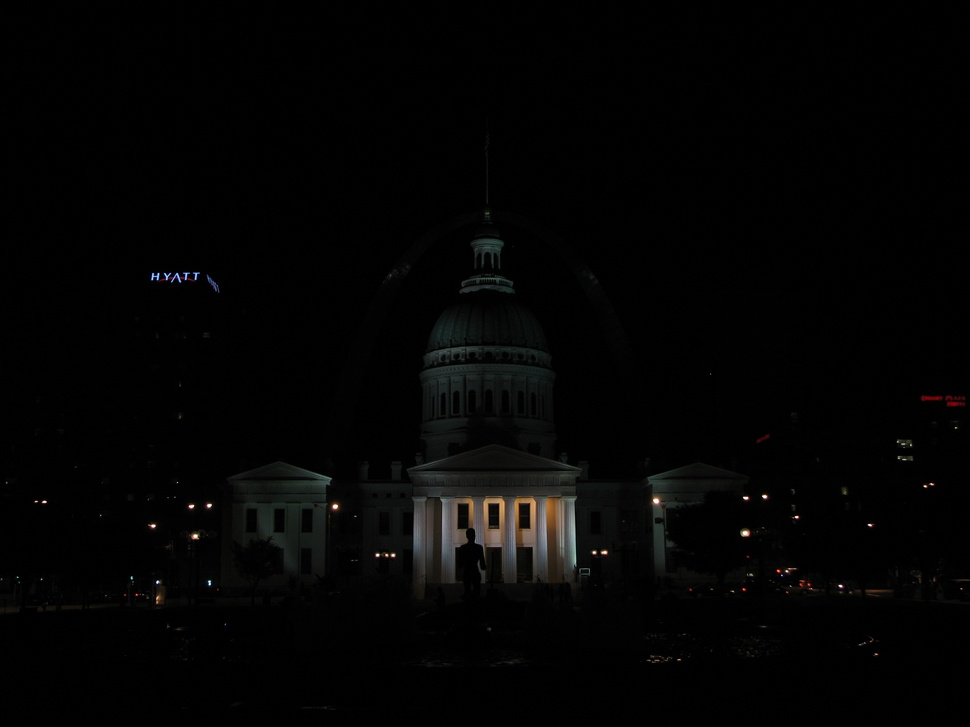
#> input picture OpenCV/img_0.033.jpg, 970 x 727 px, shrunk from 2816 x 2112 before the run
$ python hdr.py
#> lines starting #> are read from the running program, lines starting #| are printed output that depends on the picture
import cv2
import numpy as np


def readImagesAndTimes():
    times = np.array([1 / 30.0, 0.25, 2.5, 15.0], dtype=np.float32)

    filenames = ["img_0.033.jpg", "img_0.25.jpg", "img_2.5.jpg", "img_15.jpg"]

    images = []
    for filename in filenames:
        im = cv2.imread(filename)
#> im is the input picture: shape (727, 970, 3); mean B, G, R 3.3, 3.6, 3.7
        images.append(im)

    return images, times


if __name__ == '__main__':
    # Read images and exposure times
    print("Reading images ... ")

    images, times = readImagesAndTimes()

    # Align input images
    print("Aligning images ... ")
    alignMTB = cv2.createAlignMTB()
    alignMTB.process(images, images)

    # Obtain Camera Response Function (CRF)
    print("Calculating Camera Response Function (CRF) ... ")
    # calibrateDebevec = cv2.createCalibrateDebevec()
    calibrateDebevec = cv2.createCalibrateDebevec()
    responseDebevec = calibrateDebevec.process(images, times)

    # Merge images into an HDR linear image
    print("Merging images into one HDR image ... ")
    mergeDebevec = cv2.createMergeDebevec()
    hdrDebevec = mergeDebevec.process(images, times, responseDebevec)
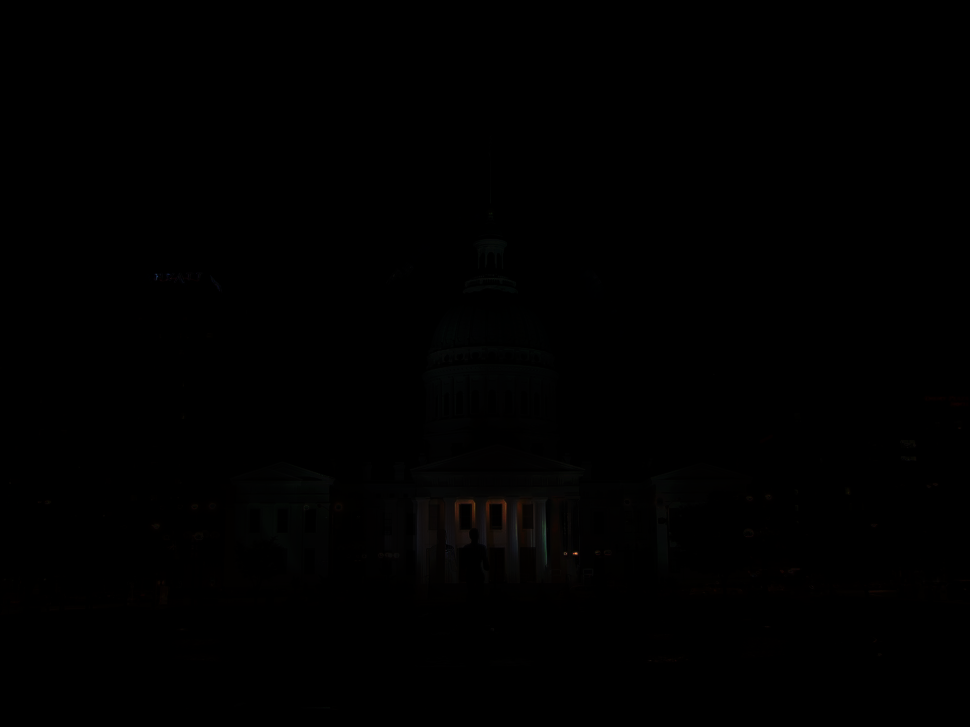
#> hdrDebevec: shape (727, 970, 3) float32; mean of channels 0, 1, 2 0.6, 0.6, 0.7; drawn with min black and max white
    # Save HDR image.
    cv2.imwrite("hdrDebevec.hdr", hdrDebevec)
    print("saved hdrDebevec.hdr ")

    # Tonemap using Drago's method to obtain 24-bit color image
    print("Tonemaping using Drago's method ... ")
    tonemapDrago = cv2.createTonemapDrago(1.0, 3.3)
    ldrDrago = tonemapDrago.process(hdrDebevec)
    ldrDrago = 65 * ldrDrago
    cv2.imwrite("ldr-Drago.jpg", ldrDrago * 255)
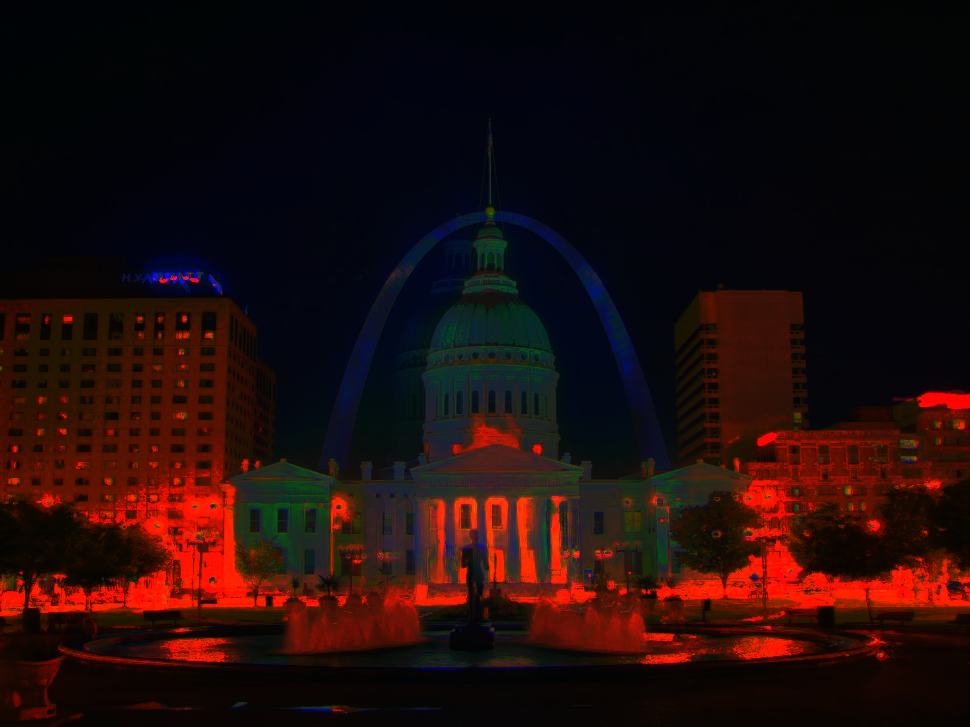
#> saved as ldr-Drago.jpg: shape (727, 970, 3); mean B, G, R 11, 12.2, 32.7
    print("saved ldr-Drago.jpg")

    # Tonemap using Durand's method obtain 24-bit color image
    print("Tonemaping using Durand's method ... ")
    #tonemapDurand = cv2.createTonemapDurand(1.5, 4, 1.0, 1, 1)
#> (the run stopped early here; a loop or call above may not have finished)
